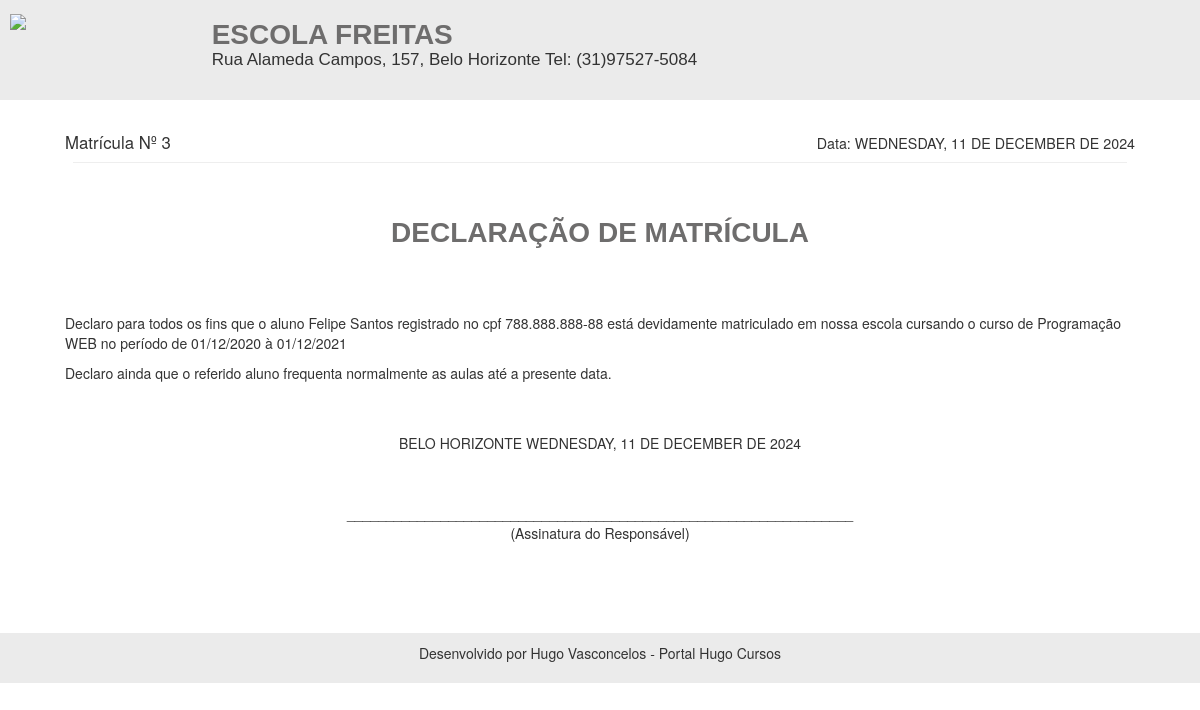
The page /rel/declaracao_html.php?id=3 on the database its author committed.
### tables this page shows
CREATE TABLE `alunos` (
  `id` int(11) NOT NULL,
  `nome` varchar(50) NOT NULL,
  `cpf` varchar(20) NOT NULL,
  `telefone` varchar(20) NOT NULL,
  `email` varchar(50) NOT NULL,
  `endereco` varchar(100) NOT NULL,
  `responsavel` varchar(20) DEFAULT NULL,
  `data_nascimento` date NOT NULL,
  `data_cadastro` date NOT NULL,
  `foto` varchar(100) DEFAULT NULL,
  `sexo` varchar(20) NOT NULL
);

CREATE TABLE `disciplinas` (
  `id` int(11) NOT NULL,
  `nome` varchar(50) NOT NULL
);

CREATE TABLE `turmas` (
  `id` int(11) NOT NULL,
  `disciplina` int(11) NOT NULL,
  `sala` int(11) NOT NULL,
  `professor` int(11) NOT NULL,
  `data_inicio` date DEFAULT NULL,
  `data_final` date DEFAULT NULL,
  `horario` varchar(30) DEFAULT NULL,
  `dia` varchar(30) DEFAULT NULL,
  `valor_mensalidade` decimal(7,2) DEFAULT NULL,
  `ano` int(11) NOT NULL
);

### config.php (called while the page is built, shortened)
<?php
$nome_escola = "Escola Freitas";
$endereco_escola = "Rua Alameda Campos, 157, Belo Horizonte";
$telefone_escola = "(31)97527-5084";
$rodape_relatorios = "Desenvolvido por Hugo Vasconcelos - Portal Hugo Cursos";
$cidade_escola = 'Belo Horizonte';
 ?>

### rel/declaracao_html.php (the view, shortened to what this page needs)
<?php
require_once("../conexao.php");
$id = $_GET['id'];
$data_hoje = strtoupper(utf8_encode(strftime('%A, %d de %B de %Y', strtotime('today'))));
$query_orc = $pdo->query("SELECT * FROM matriculas where id = '$id' ");
$res_orc = $query_orc->fetchAll(PDO::FETCH_ASSOC);
$turma = $res_orc[0]['turma'];
$aluno = $res_orc[0]['aluno'];
$query_r = $pdo->query("SELECT * FROM alunos where id = '$aluno' ");
$res_r = $query_r->fetchAll(PDO::FETCH_ASSOC);
$nome_aluno = $res_r[0]['nome'];
$cpf_aluno = $res_r[0]['cpf'];
$query_r = $pdo->query("SELECT * FROM turmas where id = '$turma' ");
$res_r = $query_r->fetchAll(PDO::FETCH_ASSOC);
$disciplina = $res_r[0]['disciplina'];
$data_inicio = $res_r[0]['data_inicio'];
$data_final = $res_r[0]['data_final'];
$data_inicioF = implode('/', array_reverse(explode('-', $data_inicio)));
$data_finalF = implode('/', array_reverse(explode('-', $data_final)));
$query_r = $pdo->query("SELECT * FROM disciplinas where id = '$disciplina' ");
$res_r = $query_r->fetchAll(PDO::FETCH_ASSOC);
$nome_disciplina = $res_r[0]['nome'];
?>
<!DOCTYPE html>
<html>
<head>
	<link rel="stylesheet" href="https://maxcdn.bootstrapcdn.com/bootstrap/3.3.7/css/bootstrap.min.css">
</head>
<body>
	<div class="cabecalho">
			<div class="row titulos">
				<div class="col-sm-2 esquerda_float image">
					<img src="../img/logo.png" width="170px">
				</div>
				<div class="col-sm-10 esquerda_float">
					<h2 class="titulo"><b><?php echo strtoupper($nome_escola) ?></b></h2>
					<h6 class="subtitulo"><?php echo $endereco_escola . ' Tel: '.$telefone_escola  ?></h6>
				</div>
			</div>
	</div>
	<div class="container">
		<div class="row">
			<div class="col-sm-7 esquerda">
				<big> Matrícula Nº <?php echo $id ?>  </big>
			</div>
			<div class="col-sm-5 direita" align="right">
				<big> <small> Data: <?php echo $data_hoje; ?></small> </big>
			</div>
		</div>
		<hr>
		<br><br>
		<p class="titulo" align="center"><b>DECLARAÇÃO DE MATRÍCULA</b></p>
		<br><br><br>
<p>Declaro para todos os fins que o aluno <?php echo $nome_aluno ?> registrado no cpf <?php echo $cpf_aluno ?> está devidamente matriculado em nossa escola cursando o curso de <?php echo $nome_disciplina ?> no período de <?php echo $data_inicioF ?> à <?php echo $data_finalF ?></p>
<p>Declaro ainda que o referido aluno frequenta normalmente as aulas até a presente data.</p>
<br><br>
<p align="center">
<?php echo strtoupper($cidade_escola) .' '. $data_hoje ?>
</p>
<br><br>
<p align="center">
_________________________________________________________________
<br>
(Assinatura do Responsável)
</p>
<br><br><br>
</div>
				<div class="footer">
		<p style="font-size:14px" align="center"><?php echo $rodape_relatorios ?></p>
	</div>
				</body>
				</html>

### rel/declaracao_html.php (style rules this page uses)
.footer { margin-top:20px; width:100%; background-color: #ebebeb; padding:10px; }
.cabecalho { background-color: #ebebeb; padding:10px; margin-bottom:30px; width:100%; height:100px; }
.titulo { margin:0; font-size:28px; font-family:Arial, Helvetica, sans-serif; color:#6e6d6d; }
.subtitulo { margin:0; font-size:17px; font-family:Arial, Helvetica, sans-serif; }
.esquerda { display:inline; width:50%; float:left; }
.direita { display:inline; width:50%; float:right; }
.esquerda_float { margin-bottom:10px; float:left; display:inline; }
.titulos { margin-top:10px; }
.image { margin-top:-10px; }
hr { margin:8px; padding:1px; }
.container { padding-left:50px; padding-right:50px; }

### rows shown on the page
alunos: nome "Felipe Santos", cpf "788.888.888-88"
disciplinas: nome "Programação WEB"
turmas: data_inicio "01/12/2020", data_final "01/12/2021"

### other values the page prints
$nome_escola "ESCOLA FREITAS"
$endereco_escola "Rua Alameda Campos, 157, Belo Horizonte"
$telefone_escola "(31)97527-5084"
$id "3"
$data_hoje "WEDNESDAY, 11 DE DECEMBER DE 2024"
$cidade_escola "BELO HORIZONTE"
$rodape_relatorios "Desenvolvido por Hugo Vasconcelos - Portal Hugo Cursos"
